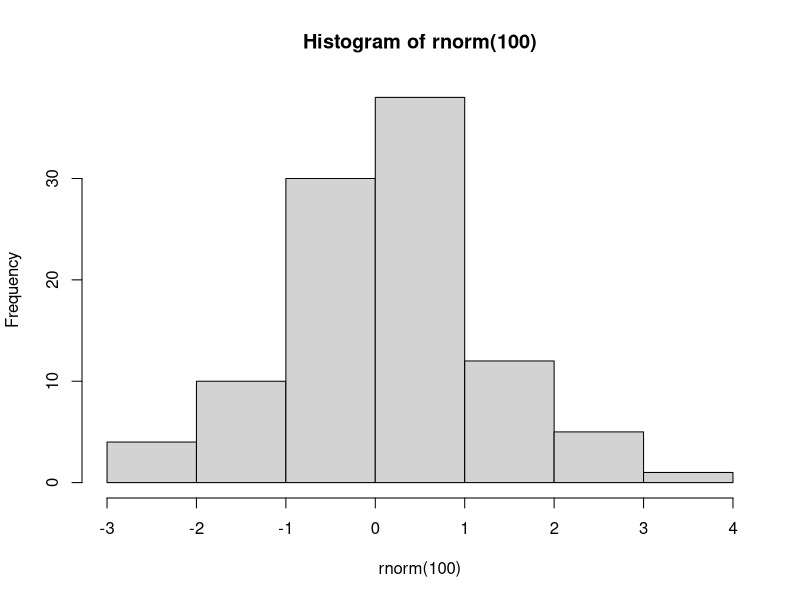

Generate this figure with R:
## ---- chunk 1
knitr::knit_engines$set(webr = function(options) {
  knitr:::one_string(c(
    paste0("```{.", options$original.params.src ,"}"),
    options$yaml.code,
    options$code,
    "```"
  ))
})
## ---- chunk 2
x <- 1234
y <- 4567
x + y
c("a", "b", "c")
foo <- function (x) { 1 + sin(x); }
message("hi")
warning("hi")
hist(rnorm(100))
